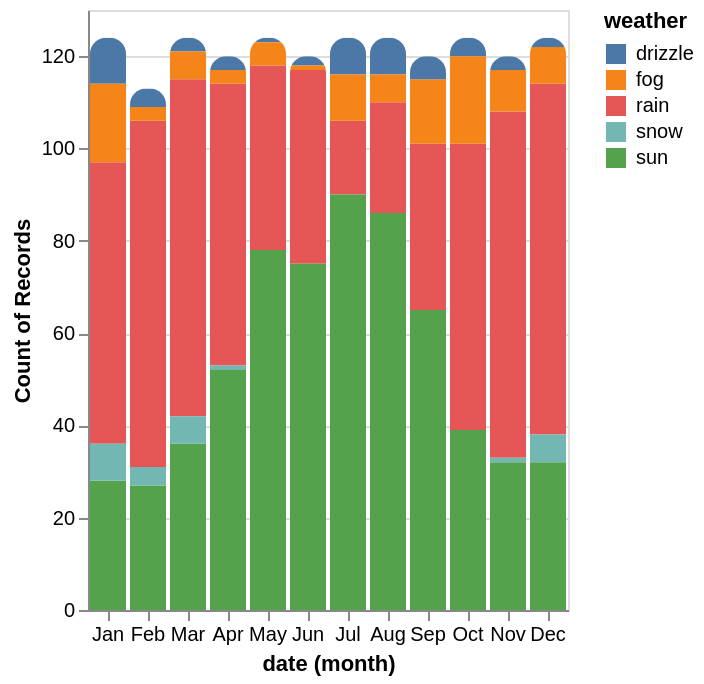

Specify this chart in Vega-Lite:
### Vega-Lite specification from a JSON file in a GitHub repository (floating-point values rounded to 4 significant figures; data arrays with more than 128 entries replaced by an {"elided": "..."} marker saying what was removed)
{"$schema": "https://vega.github.io/schema/vega-lite/v4.json", "data": {"values": {"elided": "1461 records"}}, "mark": "bar", "encoding": {"x": {"timeUnit": "month", "field": "date", "type": "ordinal"}, "y": {"aggregate": "count"}, "color": {"field": "weather"}}, "config": {"bar": {"cornerRadiusTopLeft": 8, "cornerRadiusTopRight": 8}}}
